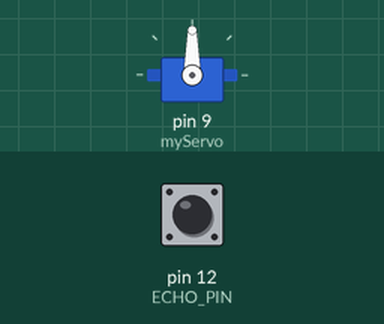
Recording of a sketch running on a simulated Arduino Uno, built with avr-gcc and run on an emulated ATmega328P. Parts: servo. The test bench sets the inputs (shaded band); at power-on: pin 12 (ECHO_PIN) LOW.

Above: at 1.2 s.
1.3 s: pin 12 (ECHO_PIN) pulsed HIGH 2 times (0.12 s each, 0.3 s apart)
At 2.5 s:
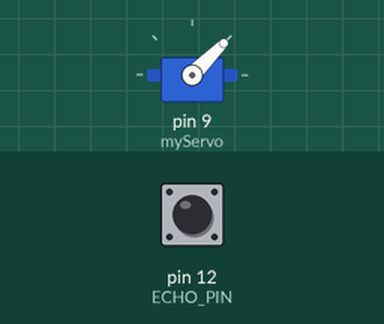
Timing chart, 0 to 4.3 s (numbered marks = the images above; inputs shaded):
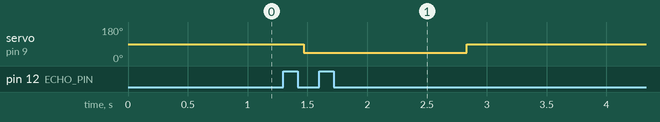

Measured:
- after the input at 1.3 s, servo on pin 9 (myServo): 90° → 45° after 0.17 s, → 90° 1.4 s later

The sketch:

sketch_jun30b_Servo_POT.ino
```cpp
//Chocolate Thief
#include<Servo.h>
#define TRIGGER_PIN 13
#define ECHO_PIN    12
Servo myServo;
//////////////////////////////////////////////////////////////////////
long duration , dist_cm;
//////////////////////////////////////////////////////////////////////
void setup()
{
  myServo.attach(9);
  pinMode(TRIGGER_PIN, OUTPUT);
  pinMode(ECHO_PIN   , INPUT);
}
//////////////////////////////////////////////////////////////////////
void loop()
{

  //Emitting Triggering Pulse
  digitalWrite(TRIGGER_PIN, HIGH);
  delay(10);
  digitalWrite(TRIGGER_PIN, LOW);

  duration = ( pulseIn(ECHO_PIN , HIGH) / 2) ;
  dist_cm = duration/29;
  Serial.println(dist_cm);
  Serial.println("cm");
  Serial.println("");
  delay(50);
  // delay(1000);

  if(dist_cm <= 10)
  {
  myServo.write(90);
  }
  else
  {
    myServo.write(45);
  }
}
```
